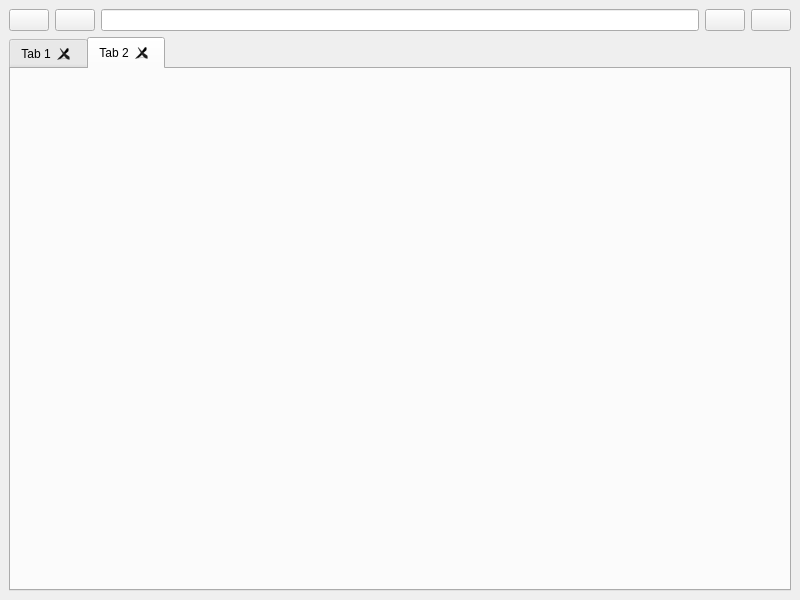
<?xml version="1.0" encoding="UTF-8"?>
<ui version="4.0">
 <class>MainWindow</class>
 <widget class="QMainWindow" name="MainWindow">
  <property name="geometry">
   <rect>
    <x>0</x>
    <y>0</y>
    <width>800</width>
    <height>600</height>
   </rect>
  </property>
  <property name="windowTitle">
   <string>MainWindow</string>
  </property>
  <widget class="QWidget" name="centralwidget">
   <layout class="QVBoxLayout" name="verticalLayout">
    <item>
     <widget class="QWidget" name="topBar" native="true">
      <property name="sizePolicy">
       <sizepolicy hsizetype="Preferred" vsizetype="Preferred">
        <horstretch>0</horstretch>
        <verstretch>0</verstretch>
       </sizepolicy>
      </property>
      <property name="maximumSize">
       <size>
        <width>16777215</width>
        <height>35</height>
       </size>
      </property>
      <layout class="QHBoxLayout" name="horizontalLayout">
       <property name="leftMargin">
        <number>0</number>
       </property>
       <property name="topMargin">
        <number>0</number>
       </property>
       <property name="rightMargin">
        <number>0</number>
       </property>
       <property name="bottomMargin">
        <number>0</number>
       </property>
       <item>
        <widget class="QPushButton" name="backButton">
         <property name="text">
          <string/>
         </property>
         <property name="icon">
          <iconset theme="back">
           <normaloff>.</normaloff>.</iconset>
         </property>
        </widget>
       </item>
       <item>
        <widget class="QPushButton" name="forwardButton">
         <property name="text">
          <string/>
         </property>
         <property name="icon">
          <iconset theme="next">
           <normaloff>.</normaloff>.</iconset>
         </property>
        </widget>
       </item>
       <item>
        <widget class="QLineEdit" name="urlBar">
         <property name="echoMode">
          <enum>QLineEdit::Normal</enum>
         </property>
        </widget>
       </item>
       <item>
        <widget class="QPushButton" name="newTabButton">
         <property name="text">
          <string/>
         </property>
         <property name="icon">
          <iconset theme="list-add">
           <normaloff>.</normaloff>.</iconset>
         </property>
        </widget>
       </item>
       <item>
        <widget class="QPushButton" name="settingsButton">
         <property name="text">
          <string/>
         </property>
         <property name="icon">
          <iconset theme="settings">
           <normaloff>.</normaloff>.</iconset>
         </property>
        </widget>
       </item>
      </layout>
     </widget>
    </item>
    <item>
     <widget class="QTabWidget" name="navigationTabs">
      <property name="currentIndex">
       <number>1</number>
      </property>
      <property name="tabsClosable">
       <bool>true</bool>
      </property>
      <widget class="QWidget" name="tab">
       <attribute name="title">
        <string>Tab 1</string>
       </attribute>
      </widget>
      <widget class="QWidget" name="tab_2">
       <attribute name="title">
        <string>Tab 2</string>
       </attribute>
      </widget>
     </widget>
    </item>
   </layout>
  </widget>
 </widget>
 <resources/>
 <connections/>
</ui>
